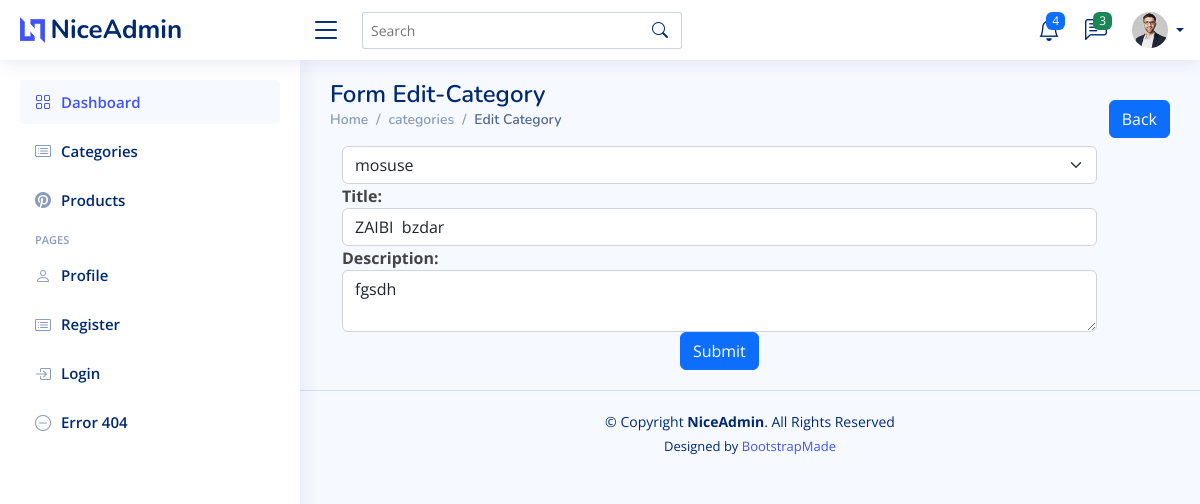
The page /Edit-category/26 on the database its author committed.
### tables this page shows
CREATE TABLE `categories` (
  `id` int(255) NOT NULL AUTO_INCREMENT,
  `parent_id` int(255) DEFAULT NULL,
  `title` varchar(255) DEFAULT NULL,
  `discription` varchar(255) DEFAULT NULL,
  `created_at` timestamp NULL DEFAULT CURRENT_TIMESTAMP,
  `update_at` timestamp NULL DEFAULT CURRENT_TIMESTAMP,
  PRIMARY KEY (`id`)
);

### application/controllers/adminside/CategoryController.php (called while the page is built, shortened)
<?php
class CategoryController extends CI_Controller
{
    public function __construct()
    {
        $this->load->model('CategoryModel');
    }
    public function edit($id)
    {
        $page_data['category'] = $this->CategoryModel->getdata();
        $page_data['category_edit'] = $this->CategoryModel->finditms($id);
        $page_data['pages_title'] = "Edit Category";
        $page_data['pages'] = "edit-category";
        $this->load->view('Admin/master', $page_data);
    }
}

### index.php (called while the page is built, shortened)
<?php
require_once BASEPATH.'core/CodeIgniter.php';

### application/models/CategoryModel.php (called while the page is built, shortened)
<?php
class CategoryModel extends CI_Model
{
   public function getdata()
   {
      $category_details = $this->db->get('categories');
      return $category_details->result();
   }
   public function finditms($id)
   {
      $category_edit = $this->db->get_where('categories', array('id' => $id))->row();
      return $category_edit;
   }
}

### application/views/Admin/pages/edit-category.php (the view, shortened to what this page needs)
<a class="btn btn-primary" style="float:right;margin-top:20px;margin-bottom:10px" href="<?php echo base_url('categories'); ?>"> Back</a>
<div class="pagetitle">
    <h1>Form Edit-Category</h1>
    <nav>
        <ol class="breadcrumb">
            <li class="breadcrumb-item"><a href="#">Home</a></li>
            <li class="breadcrumb-item">categories</li>
            <li class="breadcrumb-item active">Edit Category</li>
        </ol>
    </nav>
</div>
<section class="section">
    <form method="post" action="<?php echo base_url('category/update/' . $category_edit->id); ?>">
        <div class="row">
            <div class="col-xs-12 col-sm-12 col-md-12">
                <div class="form-group">
                    <select class="form-select" aria-label="Default select example" name="parent_id">
                        <?php foreach ($category as $categorydata) { ?>
                            <option value="<?php echo $categorydata->id ?>" <?php echo $category_edit->parent_id == $categorydata->id ? 'selected' : '' ?>><?php echo $categorydata->title ?></option>
                        <?php } ?>
                    </select>
                </div>
                <div class="col-xs-12 col-sm-12 col-md-12">
                    <div class="form-group">
                        <strong>Title:</strong>
                        <input type="text" name="title" class="form-control" value="<?php echo $category_edit->title; ?>">
                    </div>
                </div>
                <div class="col-xs-12 col-sm-12 col-md-12">
                    <div class="form-group">
                        <strong>Description:</strong>
                        <textarea name="discription" class="form-control"><?php echo $category_edit->discription; ?></textarea>
                    </div>
                </div>
                <div class="col-xs-12 col-sm-12 col-md-12 text-center">
                    <button type="submit" class="btn btn-primary">Submit</button>
                </div>
            </div>
    </form>
</section>

### assets/Admin_assets/css/style.css (style rules this page uses)
:root { scroll-behavior: smooth; }
body { font-family: "Open Sans", sans-serif; background: #f6f9ff; color: #444444; }
a { color: #4154f1; text-decoration: none; }
h1, h2, h3, h4, h5, h6 { font-family: "Nunito", sans-serif; }
.pagetitle { margin-bottom: 10px; }
.pagetitle h1 { font-size: 24px; margin-bottom: 0; font-weight: 600; color: #012970; }
.breadcrumb { font-size: 14px; font-family: "Nunito", sans-serif; color: #899bbd; font-weight: 600; }
.breadcrumb a { color: #899bbd; transition: 0.3s; }
.breadcrumb .breadcrumb-item::before { color: #899bbd; }
.breadcrumb .active { color: #51678f; font-weight: 600; }

### rows shown on the page
categories: parent_id "mosuse", title "ZAIBI bzdar", discription "fgsdh"
